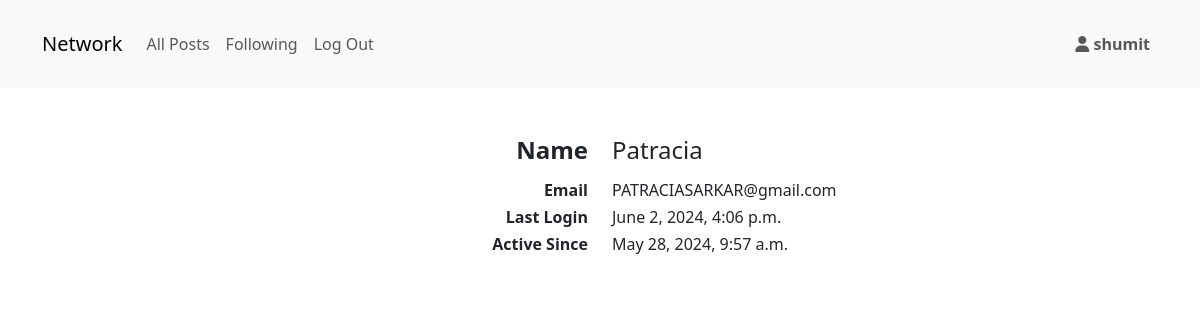
The page /profile/2 (signed in) on the database its author committed.
### network/models.py (models this page shows)
class User(AbstractUser):
    pass

### network/views.py (the view)
# urls.py: path("profile/<int:user_id>", views.profile, name="profile"),
def profile(request, user_id):
    profile_user = get_object_or_404(User, pk = user_id)
    if request.user != profile_user:
        existing_pair = findExisting(request.user, profile_user)
        if existing_pair:
            i_follow = True
        else:
            i_follow = False
    else:
        i_follow = 'Self'
    return render(request, 'network/profile.html',{
        'profile_user' : profile_user,
        'i_follow': i_follow,
        })

### network/utils.py (called while the page is built)
def findExisting(follower_user, followed_user):
    try:
        existing_pair = Followings.objects.get(
            follower=follower_user,
            followed=followed_user
        )
    except Followings.DoesNotExist:
        existing_pair = None
    return existing_pair

### network/templates/network/profile.html (shortened to what this page needs)
{% extends "network/layout.html" %}
{% block body %}
<div class="mt-5">
    <div class="row mb-2">
        <h4 class="col text-end">
            <b>
                Name
            </b>
        </h4>
        <h4 class="col">
            {{profile_user.username}}
        </h4>
    </div>
    <div class="row">
        <h6 class="col text-end">
            <b>
                Email
            </b>
        </h6>
        <h6 class="col">
            {{profile_user.email}}
        </h6>
    </div>
    <div class="row">
        <h6 class="col text-end">
            <b>
                Last Login
            </b>
        </h6>
        <h6 class="col">
            {{profile_user.last_login}}
        </h6>
    </div>
    <div class="row">
        <h6 class="col text-end">
            <b>
                Active Since
            </b>
        </h6>
        <h6 class="col">
            {{profile_user.date_joined}}
        </h6>
    </div>
</div>
{% endblock %}

### network/templates/network/layout.html (shortened to what this page needs)
{% load static %}
<!DOCTYPE html>
<html lang="en">
    <head>
        <link href="https://cdn.jsdelivr.net/npm/bootstrap@5.3.3/dist/css/bootstrap.min.css" rel="stylesheet">
        <link href="{% static 'network/styles.css' %}" rel="stylesheet">
    </head>
    <body>
        <nav class="navbar navbar-expand-sm navbar-light bg-light py-4">
            <div class="container">
                <a class="navbar-brand" href="{% url 'index' %}">Network</a>
                <div class="collapse navbar-collapse text-end" id="navbarText">
                    <ul class="navbar-nav me-auto mt-3 mt-sm-0 ">
                        <li class="nav-item">
                            <a class="nav-link" href="{% url 'index' %}">All Posts</a>
                        </li>
                        {% if user.is_authenticated %}
                        <li class="nav-item">
                            <a class="nav-link" href="{% url 'follow' %}">Following</a>
                        </li>
                        <li class="nav-item">
                            <a class="nav-link" href="{% url 'logout' %}">Log Out</a>
                        </li>
                        {% endif %}
                    </ul>
                    {% if user.is_authenticated %}
                    <div class="navbar-nav">
                        <div class="nav-item">
                            <a class="nav-link" href="{% url 'profile' user.id %}">
                                <i class="fa-solid fa-user"></i>
                                <strong> {{ user.username }} </strong>
                            </a>
                        </div>
                    </div>
                    {% endif %}
                </div>
            </div>
        </nav>
        <div class="body">
            <div class="container mt-3">
                {% block body %}
                {% endblock %}
            </div>
        </div>
    </body>
</html>

### rows shown on the page
User: username "shumit"
User: username "Patracia", email "PATRACIASARKAR@gmail.com", last_login "June 2, 2024, 4:06 p.m.", date_joined "May 28, 2024, 9:57 a.m."
